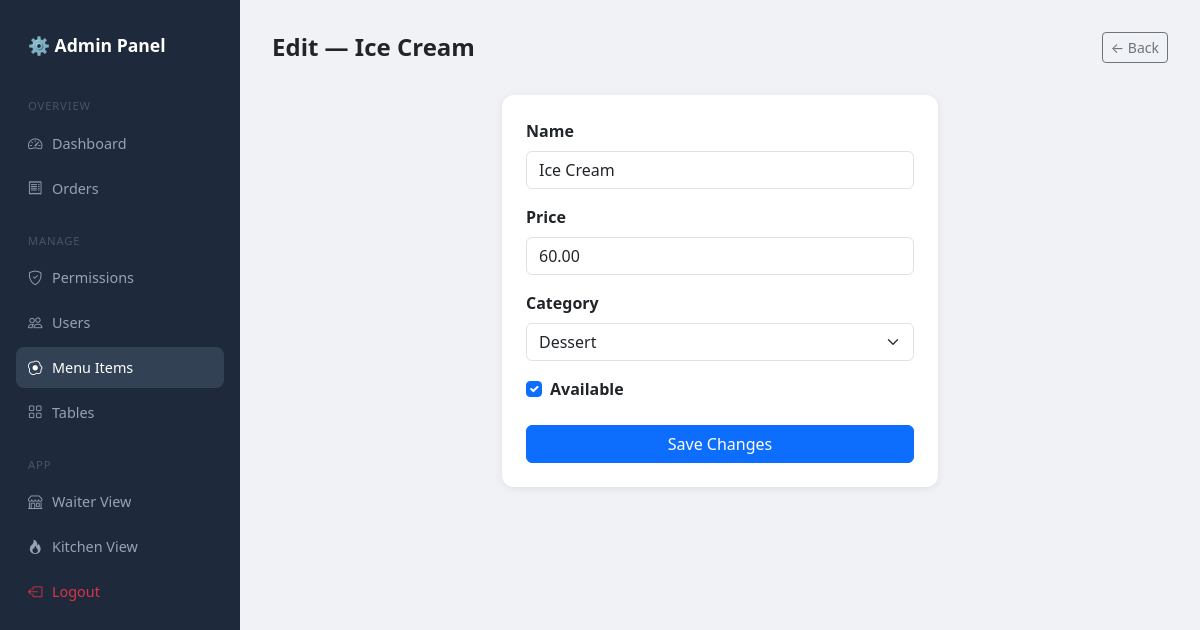
The app's page /admin-panel/menu/6/edit/ (signed in) with its own data.
### core/models.py (models this page shows, shortened)
class MenuItem(models.Model):
    CATEGORY_CHOICES = [
        ('food', 'Food'),
        ('drink', 'Drink'),
        ('dessert', 'Dessert'),
    ]
    FOOD_TYPE_CHOICES = [
        ('veg',     'Vegetarian'),
        ('non_veg', 'Non-Vegetarian'),
        ('na',      'N/A'),
    ]
    name         = models.CharField(max_length=100)
    price        = models.DecimalField(max_digits=6, decimal_places=2)
    category     = models.CharField(max_length=20, choices=CATEGORY_CHOICES)
    food_type    = models.CharField(max_length=10, choices=FOOD_TYPE_CHOICES, default='na')
    is_available = models.BooleanField(default=True)

### core/views.py (the view, shortened to what this page needs)
# urls.py: path('admin-panel/menu/<int:item_id>/edit/', views.admin_edit_menu_item, name='admin_edit_menu_item'),
@permission_required('can_edit_menu')
def admin_edit_menu_item(request, item_id):
    item = get_object_or_404(MenuItem, id=item_id)
    return render(request, 'core/admin/edit_menu_item.html', {'item': item})

### core/templates/core/admin/edit_menu_item.html (shortened to what this page needs)
{% extends 'core/admin/base_admin.html' %}
{% block content %}
<div class="topbar">
    <h4 class="fw-bold mb-0">Edit — {{ item.name }}</h4>
    <a href="{% url 'admin_menu' %}" class="btn btn-outline-secondary btn-sm">← Back</a>
</div>
<div class="row justify-content-center">
<div class="col-12 col-md-6">
<div class="card p-4">
    <form method="post">
        <div class="mb-3">
            <label class="form-label fw-semibold">Name</label>
            <input type="text" name="name" class="form-control"
                   value="{{ item.name }}" required>
        </div>
        <div class="mb-3">
            <label class="form-label fw-semibold">Price</label>
            <input type="number" name="price" step="0.01" class="form-control"
                   value="{{ item.price }}" required>
        </div>
        <div class="mb-3">
    <label class="form-label fw-semibold">Category</label>
    <select name="category" class="form-select" id="category-select">
        <option value="dessert" {% if item.category == 'dessert' %}selected{% endif %}>Dessert</option>
    </select>
</div>
        <div class="mb-4 form-check">
            <input type="checkbox" name="is_available" class="form-check-input"
                   id="available" {% if item.is_available %}checked{% endif %}>
            <label class="form-check-label fw-semibold" for="available">Available</label>
        </div>
        <button type="submit" class="btn btn-primary w-100">Save Changes</button>
    </form>
</div>
</div>
</div>
{% endblock %}

### core/templates/core/admin/base_admin.html (style rules this page uses)
body { background: #f0f2f5; }
.card { border: none; border-radius: 12px; box-shadow: 0 2px 8px rgba(0,0,0,0.07); }
.topbar { display: flex; justify-content: space-between; align-items: center; margin-bottom: 2rem; }

### records on screen
MenuItem: name "Ice Cream", price "60.00", category "Dessert", is_available "☑"
